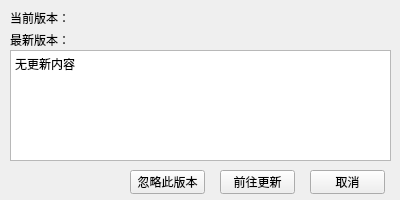
<?xml version="1.0" encoding="UTF-8"?>
<ui version="4.0">
 <class>Form</class>
 <widget class="QWidget" name="Form">
  <property name="geometry">
   <rect>
    <x>0</x>
    <y>0</y>
    <width>400</width>
    <height>200</height>
   </rect>
  </property>
  <property name="windowTitle">
   <string>软件更新</string>
  </property>
  <widget class="QLabel" name="label">
   <property name="geometry">
    <rect>
     <x>10</x>
     <y>10</y>
     <width>381</width>
     <height>16</height>
    </rect>
   </property>
   <property name="text">
    <string>当前版本：</string>
   </property>
  </widget>
  <widget class="QLabel" name="label_2">
   <property name="geometry">
    <rect>
     <x>10</x>
     <y>30</y>
     <width>381</width>
     <height>20</height>
    </rect>
   </property>
   <property name="sizePolicy">
    <sizepolicy hsizetype="Preferred" vsizetype="Preferred">
     <horstretch>0</horstretch>
     <verstretch>0</verstretch>
    </sizepolicy>
   </property>
   <property name="text">
    <string>最新版本：</string>
   </property>
  </widget>
  <widget class="QPushButton" name="pushButton">
   <property name="geometry">
    <rect>
     <x>310</x>
     <y>170</y>
     <width>75</width>
     <height>24</height>
    </rect>
   </property>
   <property name="text">
    <string>取消</string>
   </property>
  </widget>
  <widget class="QPushButton" name="pushButton_2">
   <property name="geometry">
    <rect>
     <x>220</x>
     <y>170</y>
     <width>75</width>
     <height>24</height>
    </rect>
   </property>
   <property name="text">
    <string>前往更新</string>
   </property>
  </widget>
  <widget class="QPushButton" name="pushButton_3">
   <property name="geometry">
    <rect>
     <x>130</x>
     <y>170</y>
     <width>75</width>
     <height>24</height>
    </rect>
   </property>
   <property name="text">
    <string>忽略此版本</string>
   </property>
  </widget>
  <widget class="QTextBrowser" name="textBrowser">
   <property name="geometry">
    <rect>
     <x>10</x>
     <y>50</y>
     <width>381</width>
     <height>111</height>
    </rect>
   </property>
   <property name="html">
    <string>&lt;!DOCTYPE HTML PUBLIC &quot;-//W3C//DTD HTML 4.0//EN&quot; &quot;http://www.w3.org/TR/REC-html40/strict.dtd&quot;&gt;
&lt;html&gt;&lt;head&gt;&lt;meta name=&quot;qrichtext&quot; content=&quot;1&quot; /&gt;&lt;meta charset=&quot;utf-8&quot; /&gt;&lt;style type=&quot;text/css&quot;&gt;
p, li { white-space: pre-wrap; }
hr { height: 1px; border-width: 0; }
li.unchecked::marker { content: &quot;\2610&quot;; }
li.checked::marker { content: &quot;\2612&quot;; }
&lt;/style&gt;&lt;/head&gt;&lt;body style=&quot; font-family:'Microsoft YaHei UI'; font-size:9pt; font-weight:400; font-style:normal;&quot;&gt;
&lt;p style=&quot; margin-top:0px; margin-bottom:0px; margin-left:0px; margin-right:0px; -qt-block-indent:0; text-indent:0px;&quot;&gt;无更新内容&lt;/p&gt;&lt;/body&gt;&lt;/html&gt;</string>
   </property>
  </widget>
 </widget>
 <resources/>
 <connections/>
</ui>
